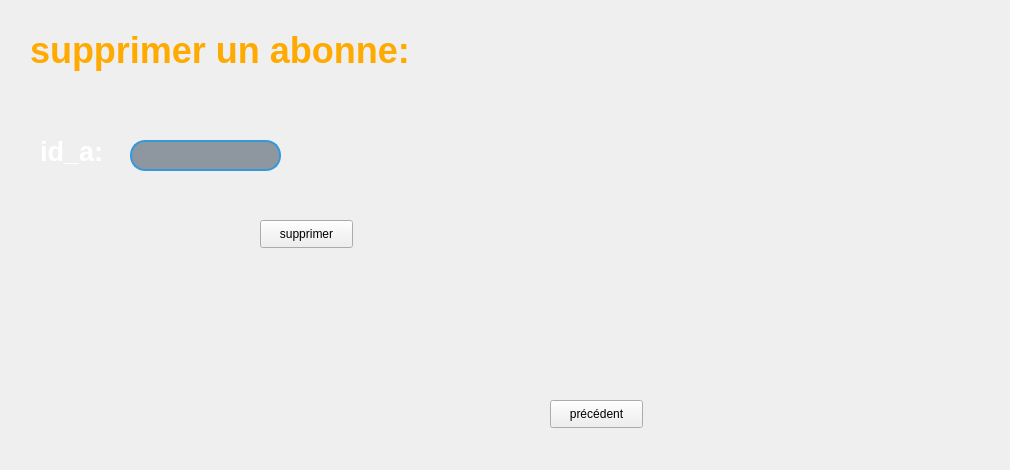
    <widget class="QWidget" name="pageSupprimer">
     <widget class="QLabel" name="label_4">
      <property name="geometry">
       <rect>
        <x>0</x>
        <y>10</y>
        <width>1001</width>
        <height>451</height>
       </rect>
      </property>
      <property name="text">
       <string/>
      </property>
      <property name="pixmap">
       <pixmap>images/backg.jpg.jpg</pixmap>
      </property>
     </widget>
     <widget class="QLabel" name="label_18">
      <property name="geometry">
       <rect>
        <x>30</x>
        <y>30</y>
        <width>401</width>
        <height>41</height>
       </rect>
      </property>
      <property name="styleSheet">
       <string notr="true">font-size: 27pt;
color: rgb(255, 170, 0);
font-weight: bold;
font-family: &quot;MS Serif&quot;;
</string>
      </property>
      <property name="text">
       <string>supprimer un abonne:</string>
      </property>
     </widget>
     <widget class="QLabel" name="idToSupprimer">
      <property name="geometry">
       <rect>
        <x>40</x>
        <y>120</y>
        <width>276</width>
        <height>63</height>
       </rect>
      </property>
      <property name="styleSheet">
       <string notr="true">font-size: 20pt;
color: rgb(255, 255, 255);
font-weight: bold;
font-family: &quot;MS Serif&quot;;
</string>
      </property>
      <property name="text">
       <string>id_a:</string>
      </property>
     </widget>
     <widget class="QLineEdit" name="lineEdit_idASupprimer">
      <property name="geometry">
       <rect>
        <x>130</x>
        <y>140</y>
        <width>151</width>
        <height>31</height>
       </rect>
      </property>
      <property name="styleSheet">
       <string notr="true">QLineEdit {
    border: 2px solid #3498db; /* Bordure bleue */
    border-radius: 15px; /* Coins arrondis plus prononcés */
    padding: 5px 15px; /* Espacement interne */
    background-color: rgba(44, 62, 80, 0.5); /* Fond bleu foncé avec plus de transparence */
    selection-background-color: #2980b9; /* Couleur de fond de la sélection */
    color: #ecf0f1; /* Couleur du texte */
}

QLineEdit:focus {
    border: 2px solid #2980b9; /* Bordure bleue plus foncée pendant le focus */
    color: #ecf0f1; /* Couleur du texte pendant le focus */
    outline: none; /* Supprimer l'effet de soulignement bleu sur le focus */
    box-shadow: 0 0 10px rgba(41, 128, 185, 0.7); /* Légère ombre lorsqu'en focus */
}

QLineEdit::hover {
    background-color: rgba(52, 73, 94, 0.7); /* Fond bleu foncé plus clair avec plus de transparence lorsqu'il est survolé */
}

QLineEdit::disabled {
    color: #bdc3c7; /* Couleur du texte lorsque désactivé */
    background-color: rgba(52, 73, 94, 0.4); /* Fond bleu foncé avec plus de transparence lorsqu'il est désactivé */
    border: 2px solid #566573; /* Bordure gris foncé lorsqu'il est désactivé */
}

QLineEdit::placeholder {
    color: #bdc3c7; /* Couleur du texte de l'espace réservé */
}
</string>
      </property>
     </widget>
     <widget class="QPushButton" name="supprimerButton">
      <property name="geometry">
       <rect>
        <x>260</x>
        <y>220</y>
        <width>93</width>
        <height>28</height>
       </rect>
      </property>
      <property name="text">
       <string>supprimer</string>
      </property>
     </widget>
     <widget class="QPushButton" name="precedentButton_3">
      <property name="geometry">
       <rect>
        <x>550</x>
        <y>400</y>
        <width>93</width>
        <height>28</height>
       </rect>
      </property>
      <property name="text">
       <string>précédent</string>
      </property>
     </widget>
    </widget>
